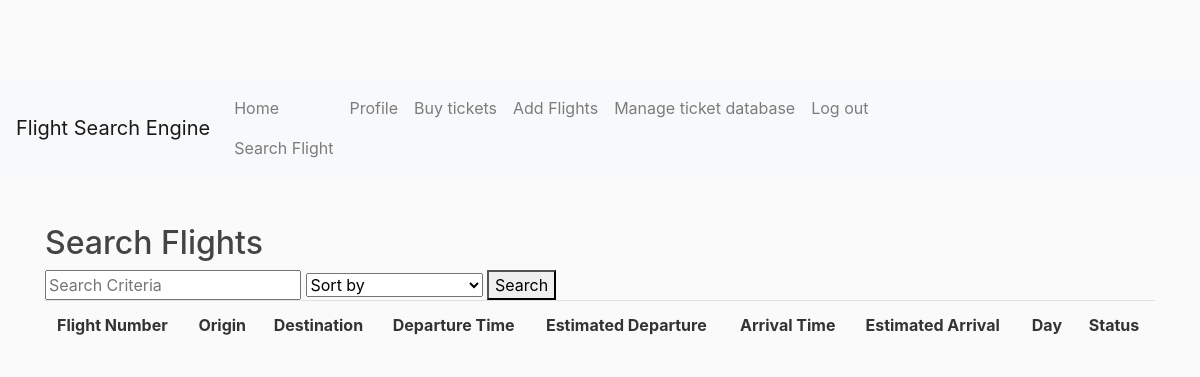
The app's page /search-flights/ (signed in), older data.
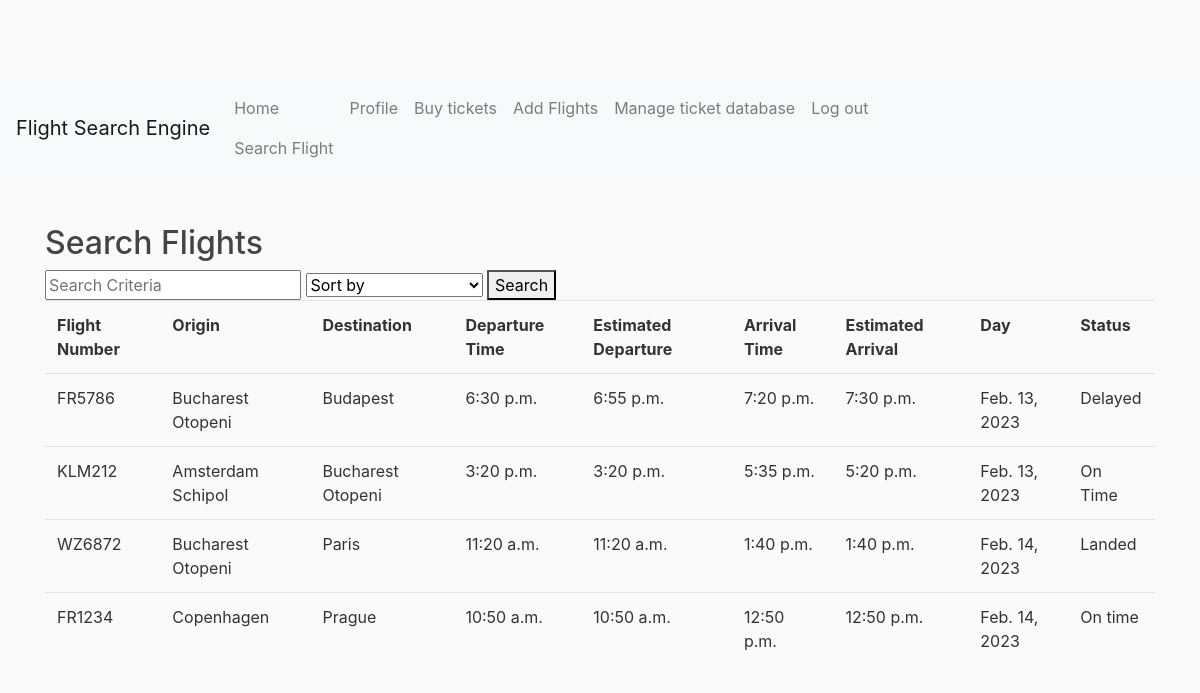
The same page, newer data.
### airport/models.py (models this page shows)
class Schedule(models.Model):
    flight_number = models.CharField(max_length=100, unique=True)
    origin = models.CharField(max_length=100)
    destination = models.CharField(max_length=100)
    departure_time = models.TimeField()
    estimated_departure = models.TimeField()
    arrival_time = models.TimeField()
    estimated_arrival = models.TimeField()
    day = models.DateField()
    status = models.CharField(max_length=100)

### users/views.py (the view, shortened to what this page needs)
# urls.py: path('search-flights/', user_views.search_flight, name='search-flights'),
@login_required
def search_flight(request):
    schedules =  Schedule.objects.all()
    sort_by = request.GET.get('sort_by')
    search_criteria = request.GET.get('search_criteria')
    if sort_by:
        schedules = schedules.order_by(sort_by)
    return render(request, 'airport/searchflights.html', {'schedules': schedules})

### airport/templates/airport/searchflights.html (shortened to what this page needs)
{% extends 'airport/base.html' %}
{% load static %}
{% load crispy_forms_tags %}
{% block content %}
  <h2>Search Flights</h2>
  <form method="get">
    <input type="text" name="search_criteria" placeholder="Search Criteria">
    <select name="sort_by">
      <option value="">Sort by</option>
    </select>
    <button type="submit">Search</button>
  </form>
<table class="table">
    <tr>
      <th>Flight Number</th>
      <th>Origin</th>
      <th>Destination</th>
      <th>Departure Time</th>
      <th>Estimated Departure</th>
      <th>Arrival Time</th>
      <th>Estimated Arrival</th>
      <th>Day</th>
      <th>Status</th>
    </tr>
    {% for schedule in schedules %}
      <tr>
        <td>{{ schedule.flight_number }}</td>
        <td>{{ schedule.origin }}</td>
        <td>{{ schedule.destination }}</td>
        <td>{{ schedule.departure_time }}</td>
        <td>{{ schedule.estimated_departure }}</td>
        <td>{{ schedule.arrival_time }}</td>
        <td>{{ schedule.estimated_arrival }}</td>
        <td>{{ schedule.day }}</td>
        <td>{{ schedule.status }}</td>
      </tr>
    {% endfor %}
  </table>
{% endblock %}

### airport/templates/airport/base.html (shortened to what this page needs)
{% load static %}
<!DOCTYPE html>
<html lang="en">
  <head>
    <link rel="stylesheet" href="https://cdn.jsdelivr.net/npm/bootstrap@4.0.0/dist/css/bootstrap.min.css">
    <link rel="stylesheet" type="text/css" href="{% static 'airport/main.css' %}">
</head>
  <body>
    <nav class="navbar navbar-expand-lg navbar-light bg-light">
      <a class="navbar-brand" href="{% url 'home' %}">Flight Search Engine</a>
      <div class="collapse navbar-collapse" id="navbarNav">
        <ul class="navbar-nav">
          <li class="nav-item">
            <a class="nav-link" href="{% url 'home' %}">Home</a>
              <a class="nav-link" href="{% url 'search-flights' %}">Search Flight</a>
          </li>
          <div class="navbar-nav">
            {%if user.is_authenticated %}
                <a class="nav-item nav-link" href="{% url 'profile' %}">Profile</a>
                <a class="nav-item nav-link" href="{% url 'ticket-search' %}">Buy tickets</a>
                {% if user.is_staff %}
                    <a class="nav-item nav-link" href="{% url 'add-flights' %}">Add Flights</a>
                    <a class="nav-item nav-link" href="{% url 'manage-tickets' %}">Manage ticket database</a>
                {% endif %}
                <a class="nav-item nav-link" href="{% url 'logout' %}">Log out</a>
            {% else %}
          <a class="nav-item nav-link" href={% url 'login' %}>Login</a>
          <a class="nav-item nav-link" href="{% url 'register' %}">Register</a>
            {% endif %}
        </div>
        </ul>
      </div>
    </nav>
    <div class="container my-5">
      {% block content %}{% endblock %}
    </div>
</body>
</html>

### airport/static/main.css (style rules this page uses)
body { background: #fafafa; color: #333333; margin-top: 5rem; }
h1, h2, h3, h4, h5, h6 { color: #444444; }
ul { margin: 0; }

Row changes from the older to the newer data that the page shows:
added Schedule: flight_number "FR5786", origin "Bucharest Otopeni", destination "Budapest", departure_time "6:30 p.m.", estimated_departure "6:55 p.m.", arrival_time "7:20 p.m.", estimated_arrival "7:30 p.m.", day "Feb. 13, 2023", status "Delayed"
added Schedule: flight_number "KLM212", origin "Amsterdam Schipol", destination "Bucharest Otopeni", departure_time "3:20 p.m.", estimated_departure "3:20 p.m.", arrival_time "5:35 p.m.", estimated_arrival "5:20 p.m.", day "Feb. 13, 2023", status "On Time"
added Schedule: flight_number "WZ6872", origin "Bucharest Otopeni", destination "Paris", departure_time "11:20 a.m.", estimated_departure "11:20 a.m.", arrival_time "1:40 p.m.", estimated_arrival "1:40 p.m.", day "Feb. 14, 2023", status "Landed"
added Schedule: flight_number "FR1234", origin "Copenhagen", destination "Prague", departure_time "10:50 a.m.", estimated_departure "10:50 a.m.", arrival_time "12:50 p.m.", estimated_arrival "12:50 p.m.", day "Feb. 14, 2023", status "On time"
